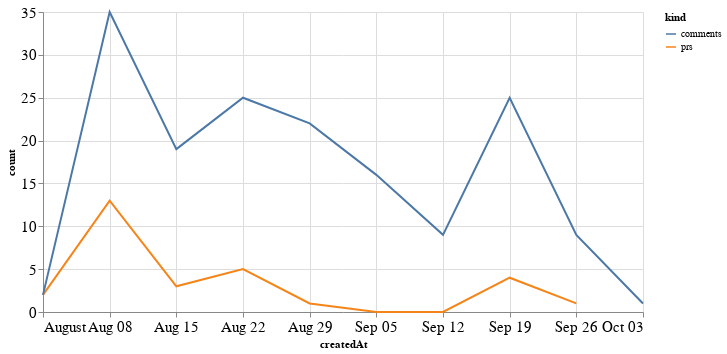

The code cell stored with this chart in its notebook:
### Code cell
alt.Chart(total_time, width=600).mark_line().encode(
    x='createdAt',
    y='count',
    color='kind'
)

### Figure 1 — Vega-Lite specification as saved in the notebook (floating-point values rounded to 4 significant figures)
{"config": {"axisLeft": {"labelFontSize": 15}, "axisBottom": {"labelFontSize": 15}}, "data": {"name": "data-e0c91abd20a5e3c6562eccd519f8f6a7"}, "mark": "line", "encoding": {"color": {"type": "nominal", "field": "kind"}, "x": {"type": "temporal", "field": "createdAt"}, "y": {"type": "quantitative", "field": "count"}}, "width": 600, "$schema": "https://vega.github.io/schema/vega-lite/v4.8.1.json", "datasets": {"data-e0c91abd20a5e3c6562eccd519f8f6a7": [{"createdAt": "2021-08-01T00:00:00", "kind": "prs", "count": 2.0}, {"createdAt": "2021-08-08T00:00:00", "kind": "prs", "count": 13.0}, {"createdAt": "2021-08-15T00:00:00", "kind": "prs", "count": 3.0}, {"createdAt": "2021-08-22T00:00:00", "kind": "prs", "count": 5.0}, {"createdAt": "2021-08-29T00:00:00", "kind": "prs", "count": 1.0}, {"createdAt": "2021-09-05T00:00:00", "kind": "prs", "count": 0.0}, {"createdAt": "2021-09-12T00:00:00", "kind": "prs", "count": 0.0}, {"createdAt": "2021-09-19T00:00:00", "kind": "prs", "count": 4.0}, {"createdAt": "2021-09-26T00:00:00", "kind": "prs", "count": 1.0}, {"createdAt": "2021-10-03T00:00:00", "kind": "prs", "count": null}, {"createdAt": "2021-08-01T00:00:00", "kind": "comments", "count": 2.0}, {"createdAt": "2021-08-08T00:00:00", "kind": "comments", "count": 35.0}, {"createdAt": "2021-08-15T00:00:00", "kind": "comments", "count": 19.0}, {"createdAt": "2021-08-22T00:00:00", "kind": "comments", "count": 25.0}, {"createdAt": "2021-08-29T00:00:00", "kind": "comments", "count": 22.0}, {"createdAt": "2021-09-05T00:00:00", "kind": "comments", "count": 16.0}, {"createdAt": "2021-09-12T00:00:00", "kind": "comments", "count": 9.0}, {"createdAt": "2021-09-19T00:00:00", "kind": "comments", "count": 25.0}, {"createdAt": "2021-09-26T00:00:00", "kind": "comments", "count": 9.0}, {"createdAt": "2021-10-03T00:00:00", "kind": "comments", "count": 1.0}]}}
